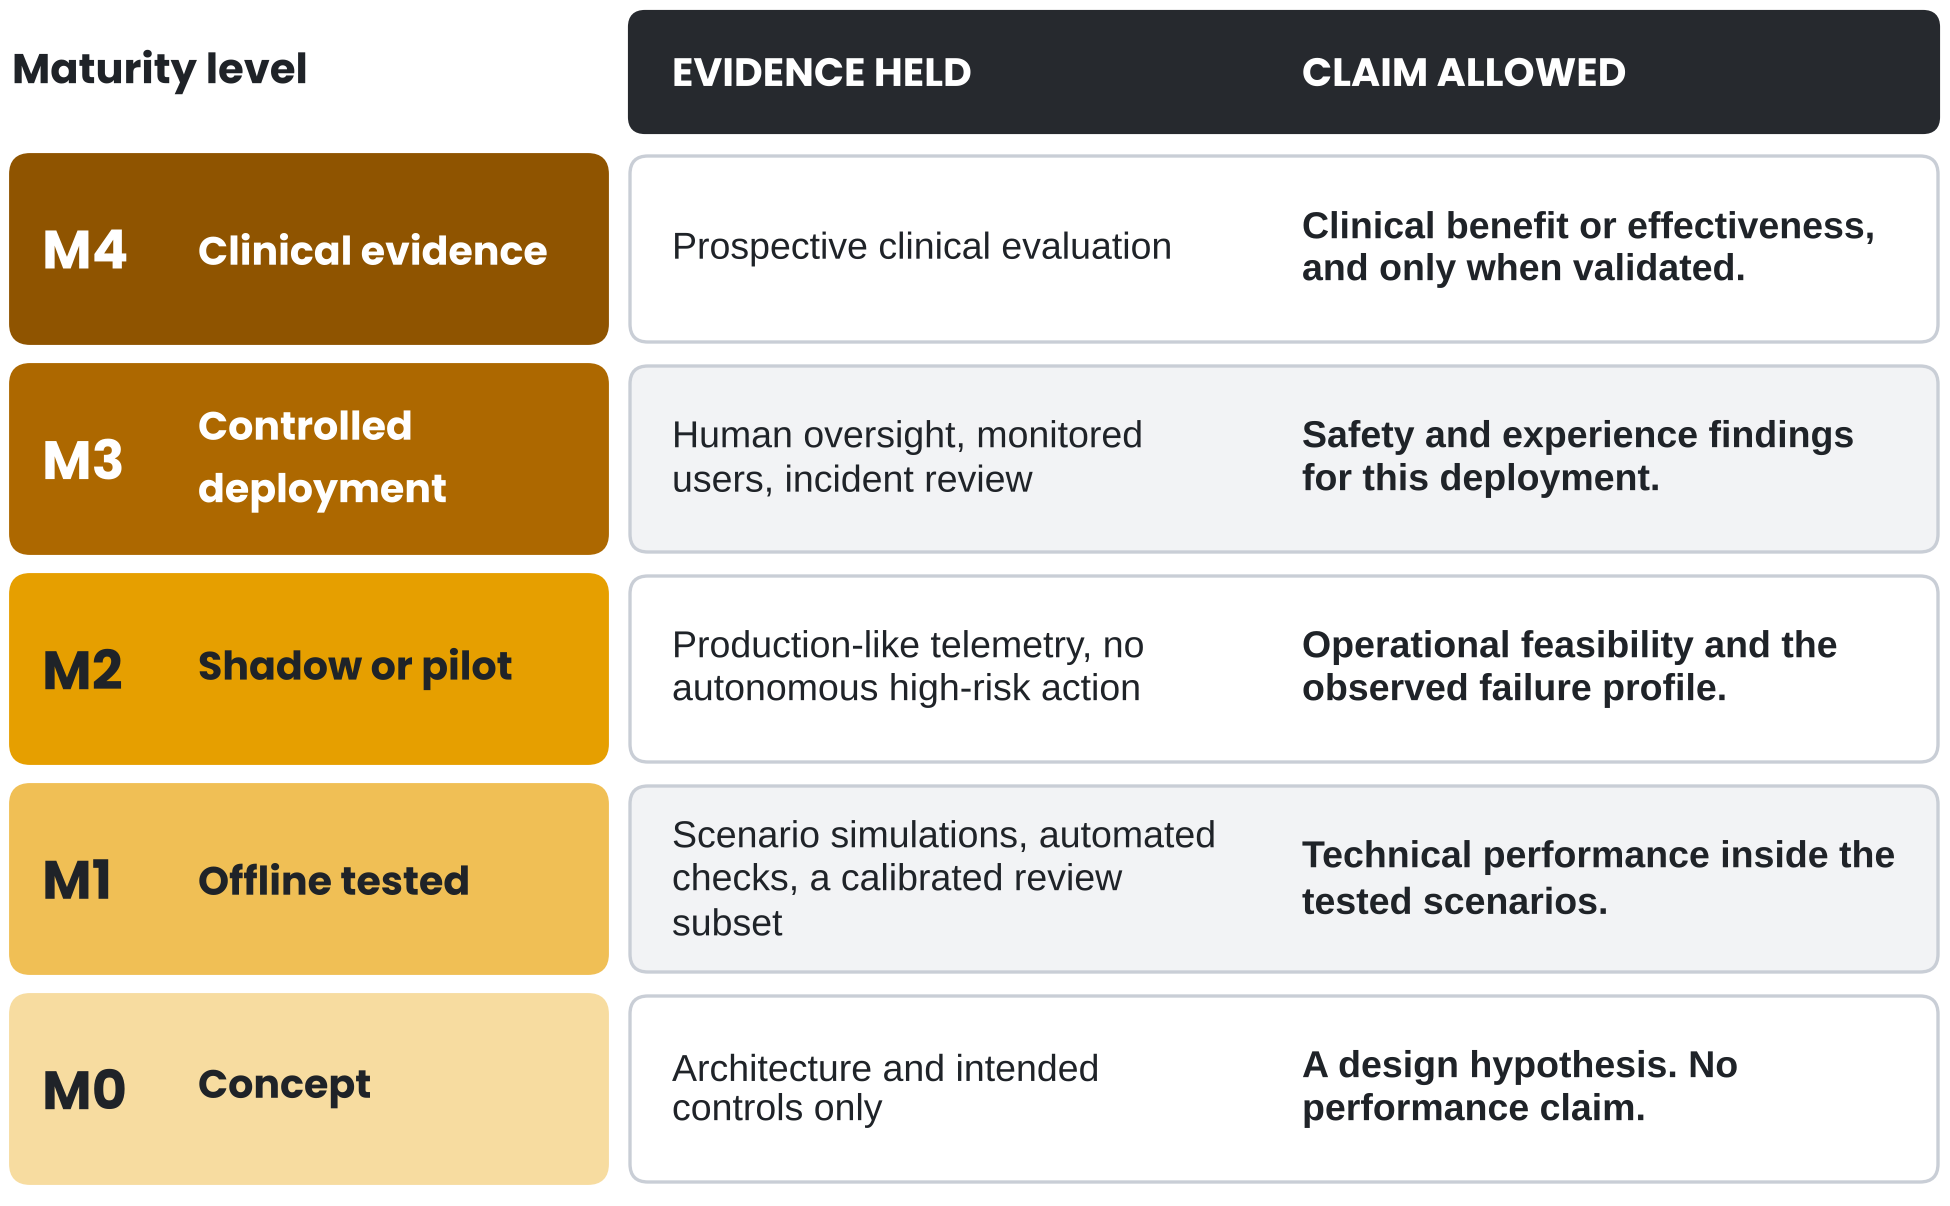

Write the Python code that produced this figure.
import fk
lv = [("M4", "Clinical evidence", "Prospective clinical evaluation", "Clinical benefit or effectiveness, and only when validated."),
      ("M3", "Controlled deployment", "Human oversight, monitored users, incident review", "Safety and experience findings for this deployment."),
      ("M2", "Shadow or pilot", "Production-like telemetry, no autonomous high-risk action", "Operational feasibility and the observed failure profile."),
      ("M1", "Offline tested", "Scenario simulations, automated checks, a calibrated review subset", "Technical performance inside the tested scenarios."),
      ("M0", "Concept", "Architecture and intended controls only", "A design hypothesis. No performance claim.")]
shades = ["#8F5400", "#AD6800", "#E69F00", "#F0BF55", "#F7DCA0"]
H = 4.02
fig, ax = fk.canvas(H)
top, hdr, rh, gap = H - 0.04, 0.40, 0.62, 0.08
xs, x1, x2, xe = 0.04, 2.10, 4.20, 6.46
fk.box(ax, x1, top - hdr, xe - x1, hdr, fc=fk.CHAR, ec=fk.CHAR, r=0.05)
fk.text(ax, x1 + 0.14, top - hdr / 2, "EVIDENCE HELD", size=9.5, weight="bold", color="white", va="center", family=fk.HEAD)
fk.text(ax, x2 + 0.14, top - hdr / 2, "CLAIM ALLOWED", size=9.5, weight="bold", color="white", va="center", family=fk.HEAD)
fk.text(ax, xs, top - hdr / 2, "Maturity level", size=10, weight="bold", va="center", family=fk.HEAD)
for i, (code, name, ev, claim) in enumerate(lv):
    y = top - hdr - 0.08 - (i + 1) * rh - i * gap
    lvl = 4 - i
    fk.box(ax, xs, y, x1 - xs - 0.08, rh, fc=shades[i], ec=shades[i], lw=1.4)
    fk.text(ax, xs + 0.10, y + rh / 2, code, size=13, weight="bold", va="center", family=fk.HEAD,
            color="white" if lvl >= 3 else fk.INK)
    fk.text(ax, xs + 0.62, y + rh / 2, name, size=9.5, weight="bold", va="center", width=1.32,
            color="white" if lvl >= 3 else fk.INK, family=fk.HEAD)
    fk.box(ax, x1, y, xe - x1, rh, fc=fk.PANEL if i % 2 else "white", ec=fk.RULE, lw=0.8)
    fk.text(ax, x1 + 0.14, y + rh / 2, ev, size=9, va="center", width=x2 - x1 - 0.24)
    fk.text(ax, x2 + 0.14, y + rh / 2, claim, size=9, weight="bold", va="center", width=xe - x2 - 0.24)
fk.save(fig, "evidence-maturity")
